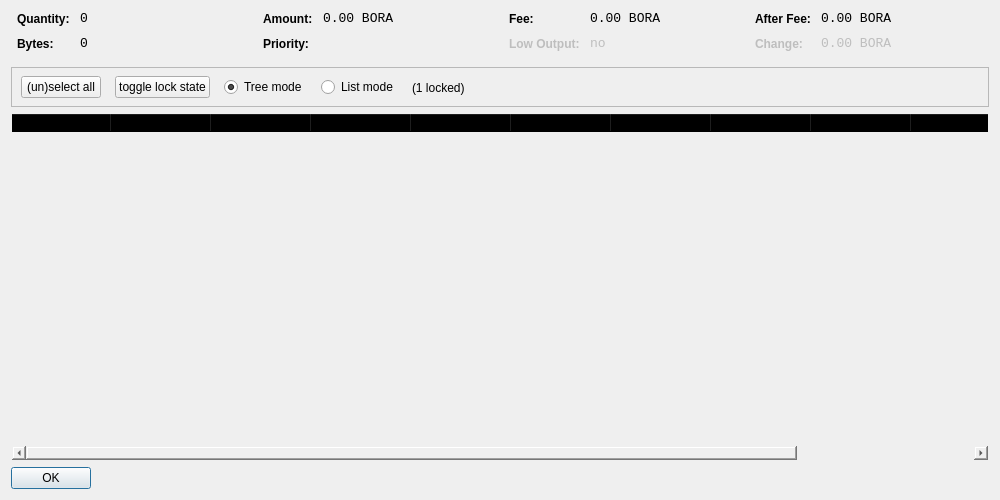
<?xml version="1.0" encoding="UTF-8"?>
<ui version="4.0">
 <class>CoinControlDialog</class>
 <widget class="QDialog" name="CoinControlDialog">
  <property name="geometry">
   <rect>
    <x>0</x>
    <y>0</y>
    <width>1000</width>
    <height>500</height>
   </rect>
  </property>
  <property name="windowTitle">
   <string>Coin Control</string>
  </property>
  <layout class="QVBoxLayout" name="verticalLayout">
   <item>
    <layout class="QHBoxLayout" name="horizontalLayoutTop" stretch="0,0,0,0">
     <property name="topMargin">
      <number>0</number>
     </property>
     <property name="bottomMargin">
      <number>10</number>
     </property>
     <item>
      <layout class="QFormLayout" name="formLayoutCoinControl1">
       <property name="horizontalSpacing">
        <number>10</number>
       </property>
       <property name="verticalSpacing">
        <number>10</number>
       </property>
       <property name="leftMargin">
        <number>6</number>
       </property>
       <property name="rightMargin">
        <number>6</number>
       </property>
       <item row="0" column="0">
        <widget class="QLabel" name="labelCoinControlQuantityText">
         <property name="styleSheet">
          <string notr="true">font-weight:bold;</string>
         </property>
         <property name="text">
          <string>Quantity:</string>
         </property>
        </widget>
       </item>
       <item row="0" column="1">
        <widget class="QLabel" name="labelCoinControlQuantity">
         <property name="font">
          <font>
           <family>Monospace</family>
           <pointsize>10</pointsize>
          </font>
         </property>
         <property name="cursor">
          <cursorShape>IBeamCursor</cursorShape>
         </property>
         <property name="contextMenuPolicy">
          <enum>Qt::ActionsContextMenu</enum>
         </property>
         <property name="text">
          <string notr="true">0</string>
         </property>
         <property name="textInteractionFlags">
          <set>Qt::LinksAccessibleByMouse|Qt::TextSelectableByKeyboard|Qt::TextSelectableByMouse</set>
         </property>
        </widget>
       </item>
       <item row="1" column="0">
        <widget class="QLabel" name="labelCoinControlBytesText">
         <property name="styleSheet">
          <string notr="true">font-weight:bold;</string>
         </property>
         <property name="text">
          <string>Bytes:</string>
         </property>
        </widget>
       </item>
       <item row="1" column="1">
        <widget class="QLabel" name="labelCoinControlBytes">
         <property name="font">
          <font>
           <family>Monospace</family>
           <pointsize>10</pointsize>
          </font>
         </property>
         <property name="cursor">
          <cursorShape>IBeamCursor</cursorShape>
         </property>
         <property name="contextMenuPolicy">
          <enum>Qt::ActionsContextMenu</enum>
         </property>
         <property name="text">
          <string notr="true">0</string>
         </property>
         <property name="textInteractionFlags">
          <set>Qt::LinksAccessibleByMouse|Qt::TextSelectableByKeyboard|Qt::TextSelectableByMouse</set>
         </property>
        </widget>
       </item>
      </layout>
     </item>
     <item>
      <layout class="QFormLayout" name="formLayoutCoinControl2">
       <property name="horizontalSpacing">
        <number>10</number>
       </property>
       <property name="verticalSpacing">
        <number>10</number>
       </property>
       <property name="leftMargin">
        <number>6</number>
       </property>
       <property name="rightMargin">
        <number>6</number>
       </property>
       <item row="0" column="0">
        <widget class="QLabel" name="labelCoinControlAmountText">
         <property name="styleSheet">
          <string notr="true">font-weight:bold;</string>
         </property>
         <property name="text">
          <string>Amount:</string>
         </property>
        </widget>
       </item>
       <item row="0" column="1">
        <widget class="QLabel" name="labelCoinControlAmount">
         <property name="font">
          <font>
           <family>Monospace</family>
           <pointsize>10</pointsize>
          </font>
         </property>
         <property name="cursor">
          <cursorShape>IBeamCursor</cursorShape>
         </property>
         <property name="contextMenuPolicy">
          <enum>Qt::ActionsContextMenu</enum>
         </property>
         <property name="text">
          <string notr="true">0.00 BORA</string>
         </property>
         <property name="textInteractionFlags">
          <set>Qt::LinksAccessibleByMouse|Qt::TextSelectableByKeyboard|Qt::TextSelectableByMouse</set>
         </property>
        </widget>
       </item>
       <item row="1" column="0">
        <widget class="QLabel" name="labelCoinControlPriorityText">
         <property name="styleSheet">
          <string notr="true">font-weight:bold;</string>
         </property>
         <property name="text">
          <string>Priority:</string>
         </property>
        </widget>
       </item>
       <item row="1" column="1">
        <widget class="QLabel" name="labelCoinControlPriority">
         <property name="font">
          <font>
           <family>Monospace</family>
           <pointsize>10</pointsize>
          </font>
         </property>
         <property name="cursor">
          <cursorShape>IBeamCursor</cursorShape>
         </property>
         <property name="contextMenuPolicy">
          <enum>Qt::ActionsContextMenu</enum>
         </property>
         <property name="text">
          <string/>
         </property>
         <property name="textInteractionFlags">
          <set>Qt::LinksAccessibleByMouse|Qt::TextSelectableByKeyboard|Qt::TextSelectableByMouse</set>
         </property>
        </widget>
       </item>
      </layout>
     </item>
     <item>
      <layout class="QFormLayout" name="formLayoutCoinControl3">
       <property name="horizontalSpacing">
        <number>10</number>
       </property>
       <property name="verticalSpacing">
        <number>10</number>
       </property>
       <property name="leftMargin">
        <number>6</number>
       </property>
       <property name="rightMargin">
        <number>6</number>
       </property>
       <item row="0" column="0">
        <widget class="QLabel" name="labelCoinControlFeeText">
         <property name="styleSheet">
          <string notr="true">font-weight:bold;</string>
         </property>
         <property name="text">
          <string>Fee:</string>
         </property>
        </widget>
       </item>
       <item row="0" column="1">
        <widget class="QLabel" name="labelCoinControlFee">
         <property name="font">
          <font>
           <family>Monospace</family>
           <pointsize>10</pointsize>
          </font>
         </property>
         <property name="cursor">
          <cursorShape>IBeamCursor</cursorShape>
         </property>
         <property name="contextMenuPolicy">
          <enum>Qt::ActionsContextMenu</enum>
         </property>
         <property name="text">
          <string notr="true">0.00 BORA</string>
         </property>
         <property name="textInteractionFlags">
          <set>Qt::LinksAccessibleByMouse|Qt::TextSelectableByKeyboard|Qt::TextSelectableByMouse</set>
         </property>
        </widget>
       </item>
       <item row="1" column="0">
        <widget class="QLabel" name="labelCoinControlLowOutputText">
         <property name="enabled">
          <bool>false</bool>
         </property>
         <property name="styleSheet">
          <string notr="true">font-weight:bold;</string>
         </property>
         <property name="text">
          <string>Low Output:</string>
         </property>
        </widget>
       </item>
       <item row="1" column="1">
        <widget class="QLabel" name="labelCoinControlLowOutput">
         <property name="enabled">
          <bool>false</bool>
         </property>
         <property name="font">
          <font>
           <family>Monospace</family>
           <pointsize>10</pointsize>
          </font>
         </property>
         <property name="cursor">
          <cursorShape>IBeamCursor</cursorShape>
         </property>
         <property name="contextMenuPolicy">
          <enum>Qt::ActionsContextMenu</enum>
         </property>
         <property name="text">
          <string notr="true">no</string>
         </property>
         <property name="textInteractionFlags">
          <set>Qt::LinksAccessibleByMouse|Qt::TextSelectableByKeyboard|Qt::TextSelectableByMouse</set>
         </property>
        </widget>
       </item>
      </layout>
     </item>
     <item>
      <layout class="QFormLayout" name="formLayoutCoinControl4">
       <property name="horizontalSpacing">
        <number>10</number>
       </property>
       <property name="verticalSpacing">
        <number>10</number>
       </property>
       <property name="leftMargin">
        <number>6</number>
       </property>
       <property name="rightMargin">
        <number>6</number>
       </property>
       <item row="0" column="0">
        <widget class="QLabel" name="labelCoinControlAfterFeeText">
         <property name="styleSheet">
          <string notr="true">font-weight:bold;</string>
         </property>
         <property name="text">
          <string>After Fee:</string>
         </property>
        </widget>
       </item>
       <item row="0" column="1">
        <widget class="QLabel" name="labelCoinControlAfterFee">
         <property name="font">
          <font>
           <family>Monospace</family>
           <pointsize>10</pointsize>
          </font>
         </property>
         <property name="cursor">
          <cursorShape>IBeamCursor</cursorShape>
         </property>
         <property name="contextMenuPolicy">
          <enum>Qt::ActionsContextMenu</enum>
         </property>
         <property name="text">
          <string notr="true">0.00 BORA</string>
         </property>
         <property name="textInteractionFlags">
          <set>Qt::LinksAccessibleByMouse|Qt::TextSelectableByKeyboard|Qt::TextSelectableByMouse</set>
         </property>
        </widget>
       </item>
       <item row="1" column="0">
        <widget class="QLabel" name="labelCoinControlChangeText">
         <property name="enabled">
          <bool>false</bool>
         </property>
         <property name="styleSheet">
          <string notr="true">font-weight:bold;</string>
         </property>
         <property name="text">
          <string>Change:</string>
         </property>
        </widget>
       </item>
       <item row="1" column="1">
        <widget class="QLabel" name="labelCoinControlChange">
         <property name="enabled">
          <bool>false</bool>
         </property>
         <property name="font">
          <font>
           <family>Monospace</family>
           <pointsize>10</pointsize>
          </font>
         </property>
         <property name="cursor">
          <cursorShape>IBeamCursor</cursorShape>
         </property>
         <property name="contextMenuPolicy">
          <enum>Qt::ActionsContextMenu</enum>
         </property>
         <property name="text">
          <string notr="true">0.00 BORA</string>
         </property>
         <property name="textInteractionFlags">
          <set>Qt::LinksAccessibleByMouse|Qt::TextSelectableByKeyboard|Qt::TextSelectableByMouse</set>
         </property>
        </widget>
       </item>
      </layout>
     </item>
    </layout>
   </item>
   <item>
    <widget class="QFrame" name="frame">
     <property name="minimumSize">
      <size>
       <width>0</width>
       <height>40</height>
      </size>
     </property>
     <property name="frameShape">
      <enum>QFrame::StyledPanel</enum>
     </property>
     <property name="frameShadow">
      <enum>QFrame::Sunken</enum>
     </property>
     <widget class="QWidget" name="horizontalLayoutWidget">
      <property name="geometry">
       <rect>
        <x>10</x>
        <y>0</y>
        <width>781</width>
        <height>41</height>
       </rect>
      </property>
      <layout class="QHBoxLayout" name="horizontalLayoutPanel" stretch="0,0,0,0,0,0">
       <property name="spacing">
        <number>14</number>
       </property>
       <item>
        <widget class="QPushButton" name="pushButtonSelectAll">
         <property name="sizePolicy">
          <sizepolicy hsizetype="Maximum" vsizetype="Fixed">
           <horstretch>0</horstretch>
           <verstretch>0</verstretch>
          </sizepolicy>
         </property>
         <property name="text">
          <string>(un)select all</string>
         </property>
        </widget>
       </item>
       <item>
        <widget class="QPushButton" name="pushButtonToggleLock">
         <property name="sizePolicy">
          <sizepolicy hsizetype="Maximum" vsizetype="Fixed">
           <horstretch>0</horstretch>
           <verstretch>0</verstretch>
          </sizepolicy>
         </property>
         <property name="text">
          <string>toggle lock state</string>
         </property>
         <property name="autoDefault">
          <bool>false</bool>
         </property>
        </widget>
       </item>
       <item>
        <widget class="QRadioButton" name="radioTreeMode">
         <property name="sizePolicy">
          <sizepolicy hsizetype="Maximum" vsizetype="Fixed">
           <horstretch>0</horstretch>
           <verstretch>0</verstretch>
          </sizepolicy>
         </property>
         <property name="text">
          <string>Tree mode</string>
         </property>
         <property name="checked">
          <bool>true</bool>
         </property>
        </widget>
       </item>
       <item>
        <widget class="QRadioButton" name="radioListMode">
         <property name="sizePolicy">
          <sizepolicy hsizetype="Maximum" vsizetype="Fixed">
           <horstretch>0</horstretch>
           <verstretch>0</verstretch>
          </sizepolicy>
         </property>
         <property name="text">
          <string>List mode</string>
         </property>
        </widget>
       </item>
       <item>
        <widget class="QLabel" name="labelLocked">
         <property name="text">
          <string>(1 locked)</string>
         </property>
        </widget>
       </item>
       <item>
        <spacer name="horizontalSpacer">
         <property name="orientation">
          <enum>Qt::Horizontal</enum>
         </property>
         <property name="sizeHint" stdset="0">
          <size>
           <width>40</width>
           <height>20</height>
          </size>
         </property>
        </spacer>
       </item>
      </layout>
     </widget>
    </widget>
   </item>
   <item>
    <widget class="CoinControlTreeWidget" name="treeWidget">
     <property name="contextMenuPolicy">
      <enum>Qt::CustomContextMenu</enum>
     </property>
     <property name="styleSheet">
      <string notr="true">background-color:transparent</string>
     </property>
     <property name="sortingEnabled">
      <bool>false</bool>
     </property>
     <property name="columnCount">
      <number>12</number>
     </property>
     <attribute name="headerShowSortIndicator" stdset="0">
      <bool>true</bool>
     </attribute>
     <attribute name="headerStretchLastSection">
      <bool>false</bool>
     </attribute>
     <column>
      <property name="text">
       <string/>
      </property>
     </column>
     <column>
      <property name="text">
       <string>Amount</string>
      </property>
     </column>
     <column>
      <property name="text">
       <string>Label</string>
      </property>
     </column>
     <column>
      <property name="text">
       <string>Address</string>
      </property>
     </column>
     <column>
      <property name="text">
       <string>Darksend Rounds</string>
      </property>
     </column>
     <column>
      <property name="text">
       <string>Date</string>
      </property>
     </column>
     <column>
      <property name="text">
       <string>Confirmations</string>
      </property>
      <property name="toolTip">
       <string>Confirmed</string>
      </property>
     </column>
     <column>
      <property name="text">
       <string>Priority</string>
      </property>
     </column>
     <column>
      <property name="text">
       <string/>
      </property>
     </column>
     <column>
      <property name="text">
       <string/>
      </property>
     </column>
     <column>
      <property name="text">
       <string/>
      </property>
     </column>
     <column>
      <property name="text">
       <string/>
      </property>
     </column>
    </widget>
   </item>
   <item>
    <widget class="QDialogButtonBox" name="buttonBox">
     <property name="sizePolicy">
      <sizepolicy hsizetype="Maximum" vsizetype="Fixed">
       <horstretch>0</horstretch>
       <verstretch>0</verstretch>
      </sizepolicy>
     </property>
     <property name="orientation">
      <enum>Qt::Horizontal</enum>
     </property>
     <property name="standardButtons">
      <set>QDialogButtonBox::Ok</set>
     </property>
    </widget>
   </item>
  </layout>
 </widget>
 <customwidgets>
  <customwidget>
   <class>CoinControlTreeWidget</class>
   <extends>QTreeWidget</extends>
   <header>coincontroltreewidget.h</header>
  </customwidget>
 </customwidgets>
 <resources/>
 <connections/>
</ui>
